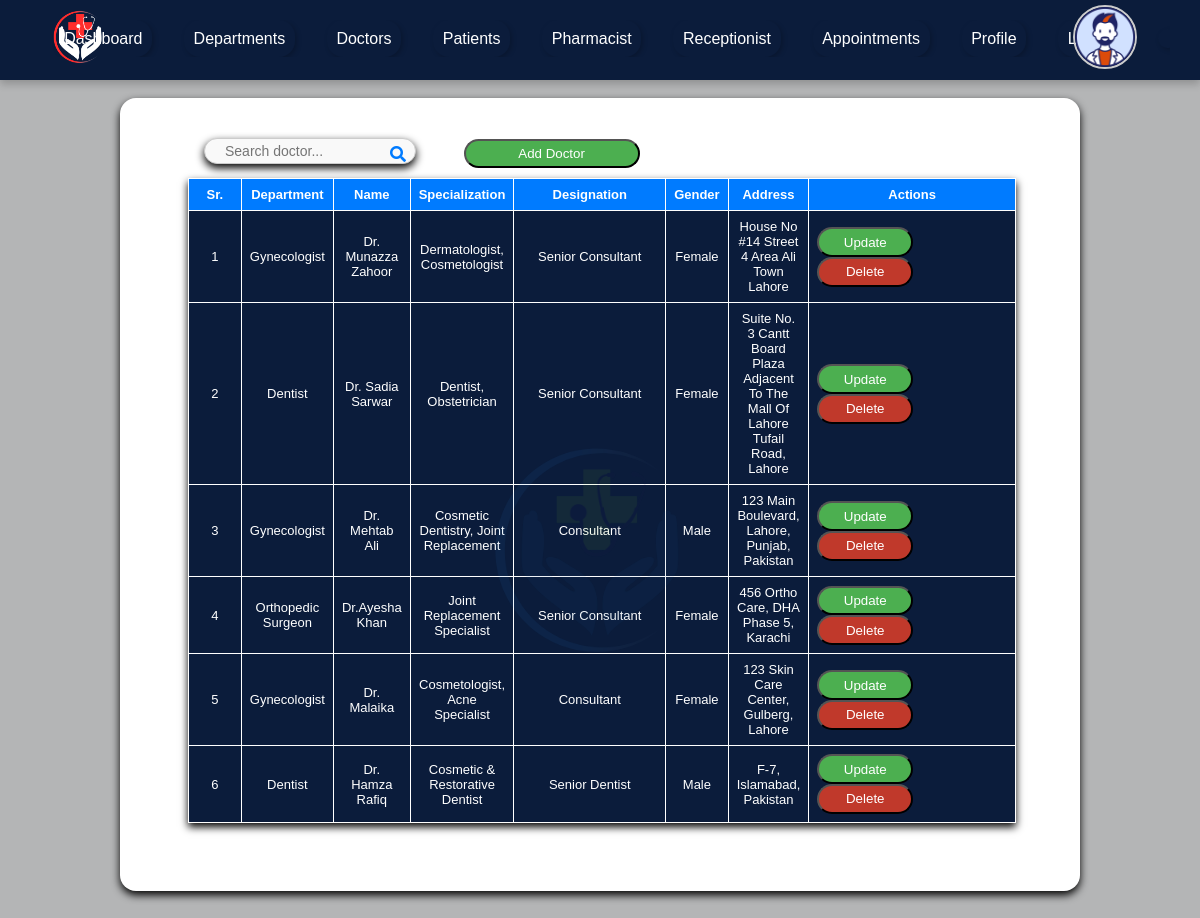
The app's page /admin/doctor.php (signed in) with its own data.
### tables this page shows
CREATE TABLE `doctor` (
  `id` int(11) NOT NULL,
  `user_id` int(11) NOT NULL,
  `dep_id` int(11) NOT NULL,
  `specialization` varchar(80) NOT NULL,
  `qualification` varchar(80) NOT NULL,
  `experience` varchar(80) NOT NULL,
  `designation` varchar(80) NOT NULL,
  `fee` int(11) NOT NULL,
  `gender` varchar(80) NOT NULL,
  `contact` varchar(80) NOT NULL,
  `address` varchar(80) NOT NULL,
  `image` varchar(80) NOT NULL,
  `about` text NOT NULL
);

CREATE TABLE `department` (
  `id` int(11) NOT NULL,
  `dep_name` varchar(80) NOT NULL,
  `image` varchar(80) NOT NULL
);

CREATE TABLE `users` (
  `id` int(11) NOT NULL,
  `name` varchar(80) NOT NULL,
  `username` varchar(80) NOT NULL,
  `password` varchar(80) NOT NULL,
  `role` varchar(80) NOT NULL
);

### admin/doctor.php (the view, shortened to what this page needs)
<?php
include 'header.php';
?>
         <form method="post">
         <section id="appointments-section">
            <div class="appointments-container">
               <div class="search-container">
                  <input type="text" name="keyword" id="search-input" placeholder="Search doctor..." required/>
                  <button type="submit" name="search" id="search-btn" class="search-btn">
                  <i class="fa fa-search"></i>
                  </button>
               </div>
               <a href="add_doctor.php"><button type="button" id="add-appointment-btn" class="action-btn">Add Doctor</button></a>
               </form>
               <table class="appointments-table">
                  <thead>
                     <tr>
                        <th>Sr.</th>
                        <th>Department</th>
                        <th>Name</th>
                        <th>Specialization</th>
                        <th>Designation</th>
                        <th>Gender</th>
                        <th>Address</th>
                        <th style="width:25%;">Actions</th>
                     </tr>
                  </thead>
                  <tbody id="appointments-body">
                  <?php
				  $i=1;
				  if(isset($_POST['search'])){
					  $keyword=$_POST['keyword'];
					  $sql="select doctor.*, department.dep_name, users.name from doctor INNER JOIN users on users.id=doctor.user_id INNER JOIN department on department.id=doctor.dep_id where name  LIKE '%$keyword%' OR dep_name LIKE '%$keyword%' OR specialization LIKE '%$keyword%' OR qualification LIKE '%$keyword%' OR designation LIKE '%$keyword%'";
				  }
				  else{
					 $sql="select doctor.*, department.dep_name, users.name from doctor INNER JOIN users on users.id=doctor.user_id INNER JOIN department on department.id=doctor.dep_id";
				  }
				  $result=mysqli_query($con,$sql);
				  if(mysqli_num_rows($result)>0){
				  while($row=mysqli_fetch_array($result)){
				  ?>
                  <tr>
                    <td><?php echo $i++;?></td>
                    <td><?php echo $row['dep_name'];?></td>
                    <td><?php echo $row['name'];?></td>
                    <td><?php echo $row['specialization'];?></td>
                    <td><?php echo $row['designation'];?></td>
                    <td><?php echo $row['gender'];?></td>
                    <td><?php echo $row['address'];?></td>
                    <td>
                    <a href="update_doctor.php?id=<?php echo $row['id'];?>"><button type="button" class="update-btn">Update</button></a>
                    <a href="delete_doctor.php?id=<?php echo $row['id'];?>" onclick="return confirm('Do you want to delete?');"><button type="button" class="delete-btn">Delete</button></a>
                    </td>
                </tr>
                <?php } } else{ ?>
                <tr>
                    <td colspan="8">No record found</td>
                </tr>
                <?php } ?>
            </tbody>
               </table>
      </main>
   </body>
</html>

### css/doctor/doctorchart.css (style rules this page uses)
* { margin: 0; padding: 0; box-sizing: border-box; font-family: "Arial", sans-serif; }

### css/doctor/doctor.css (style rules this page uses)
body, html { margin: 0; padding: 0; font-family: Arial, sans-serif; box-sizing: border-box; background-color: #b4b5b6 !important; }

### css/doctor/prescriptons.css (style rules this page uses)
input[type="text"], select { width: 100%; padding: 12px; margin-top: 8px; border: 1px solid #ddd; border-radius: 4px; font-size: 16px; background-color: #fff; box-sizing: border-box; }

### css/doctor/manage_appointment.css (style rules this page uses)
#appointments-section { padding: 20px; font-family: Arial, sans-serif; }
.appointments-container { width: 80vw; height: auto; margin: 20px auto; padding: 20px; background: #ffffff; box-shadow: 0 4px 8px rgba(0, 0, 0, 1); margin-top: 0; border-radius: 1em; }
.search-container { position: relative; width: 23%; margin: 12px auto; display: flex; float: left; margin-left: 4em; align-items: center; }
#search-input { width: 100%; padding: 12px 40px 12px 20px; font-size: 14px; border: 1px solid #ccc; border-radius: 25px; background-color: #f9f9f9; transition: all 0.3s ease-in-out; box-shadow: 0 4px 8px rgba(0, 0, 0, 1); height: 1rem; }
.search-btn { position: absolute; height:auto; right: 0; margin-top: 1rem ; padding: 0.6rem; background-color: transparent; border: none; color: #007bff; font-size: 16px; cursor: pointer; }
.search-btn i { transition: color 0.3s ease; }
.appointments-table { width: 90%; border-collapse: collapse; margin-bottom: 20px; background-color: #0b1c3b; color: white; margin: 3rem; box-shadow: 0 4px 8px rgba(0, 0, 0, 2); font-size: small; }
.appointments-table th, .appointments-table td { border: 1px solid white; text-align: center; padding: 8px; }
.appointments-table th { background-color: #007bff; }
.appointments-table td:nth-child(1), .appointments-table th:nth-child(1) { width: 6rem; }
.appointments-table td:nth-child(5), .appointments-table th:nth-child(5) { width: 18rem; }
.action-btn { display: block; background-color: #4caf50; width: 6rem; color: white; float: left; padding: 0.4em; margin-right: 1rem; margin-left: 1rem; cursor: pointer; border-radius: 3em; }
.update-btn { background-color: #4caf50; width: 6rem; color: white; float: left; padding: 0.4em; cursor: pointer; border-radius: 3em; }
.delete-btn { background-color: #c0392b; width: 6rem; color: white; float: left; padding: 0.4em; cursor: pointer; border-radius: 3em; }
#add-appointment-btn { width: 11rem; margin: 10px auto; margin-left: 3rem; margin-top: 1.3rem; }

### css/doctor/Referal_management.css (style rules this page uses)
form { display: grid; gap: 20px; }
input[type="text"], input[type="password"], input[type="file"], select, textarea { padding: 10px; border: 1px solid #ddd; border-radius: 4px; font-size: 14px; color: #333; border: 1px solid #ccc; border-radius: 35px; transition: all 0.3s ease-in-out; background-color: #f9f9f9; }
select, input, textarea { width: 100%; }

### records on screen
doctor: department.dep_name "Gynecologist", user.name "Dr. Munazza Zahoor", specialization "Dermatologist, Cosmetologist", designation "Senior Consultant", gender "Female", address "House No #14 Street 4 Area Ali Town Lahore"
doctor: department.dep_name "Dentist", user.name "Dr. Sadia Sarwar", specialization "Dentist, Obstetrician", designation "Senior Consultant", gender "Female", address "Suite No. 3 Cantt Board Plaza Adjacent To The Mall Of Lahore Tufail Road, Lahore"
doctor: department.dep_name "Gynecologist", user.name "Dr. Mehtab Ali", specialization "Cosmetic Dentistry, Joint Replacement", designation "Consultant", gender "Male", address "123 Main Boulevard, Lahore, Punjab, Pakistan"
doctor: department.dep_name "Orthopedic Surgeon", user.name "Dr.Ayesha Khan", specialization "Joint Replacement Specialist", designation "Senior Consultant", gender "Female", address "456 Ortho Care, DHA Phase 5, Karachi"
doctor: department.dep_name "Gynecologist", user.name "Dr. Malaika", specialization "Cosmetologist, Acne Specialist", designation "Consultant", gender "Female", address "123 Skin Care Center, Gulberg, Lahore"
doctor: department.dep_name "Dentist", user.name "Dr. Hamza Rafiq", specialization "Cosmetic & Restorative Dentist", designation "Senior Dentist", gender "Male", address "F-7, Islamabad, Pakistan"
